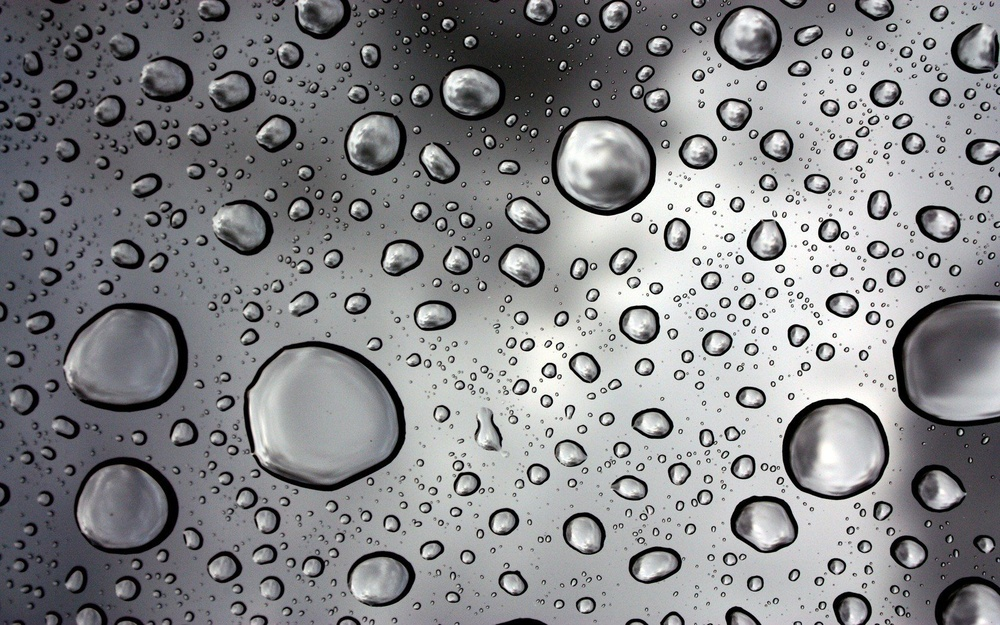
#> input picture images/input.jpg, 1000 x 625 px, shrunk from 1680 x 1050 before the run, found by its file name
$ python main.py
#> lines starting #> are read from the running program, lines starting #| are printed output that depends on the picture; after the words box and inside, x2 and y2 are one past the last pixel; in counts of white or black regions, pixels touching at a corner belong together
#> in process_image, image is the input picture: shape (625, 1000, 3); mean B, G, R 137.2, 134.6, 134.1
### app/contour_detection.py
import cv2
import numpy as np
from PIL import Image

def detect_contours(image):
    gray_image = cv2.cvtColor(image, cv2.COLOR_BGR2GRAY)

    # Apply a Gaussian blur to the image
    blurred_image = cv2.GaussianBlur(gray_image, (5, 5), 0)

    # Detect edges using Canny edge detection
    edges = cv2.Canny(blurred_image, 50, 150)
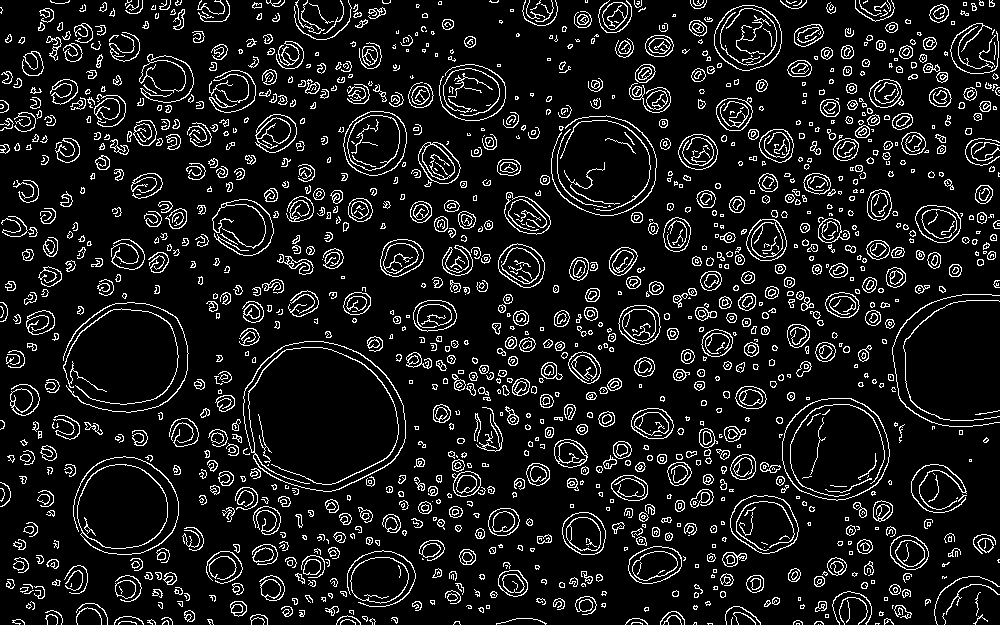
#> edges: shape (625, 1000); 10.1% white in thin lines or dots

    # Find contours
    contours, _ = cv2.findContours(edges, cv2.RETR_EXTERNAL, cv2.CHAIN_APPROX_SIMPLE)
#> contours = 1326 contours, 802 with area under 20; largest, box (x1, y1, x2, y2) and area: (243, 341, 406, 492) 18928, (782, 398, 890, 501) 8692, (73, 456, 179, 555) 6094, (714, 5, 782, 71) 3398, (343, 111, 407, 176) 3198

    return contours

### app/main.py
import cv2
import os
from contour_detection import detect_contours

def process_image(INPUT_IMAGE, OUTPUT_IMAGE):
    # Load the image
    image = cv2.imread(INPUT_IMAGE)
    if image is None:
        raise FileNotFoundError(f"Input image not found at {input_path}")

    # Detect contours
    contours = detect_contours(image)

    # Draw the contours on the original image
    contour_image = image.copy()
    cv2.drawContours(contour_image, contours, -1, (0, 255, 0), 2)
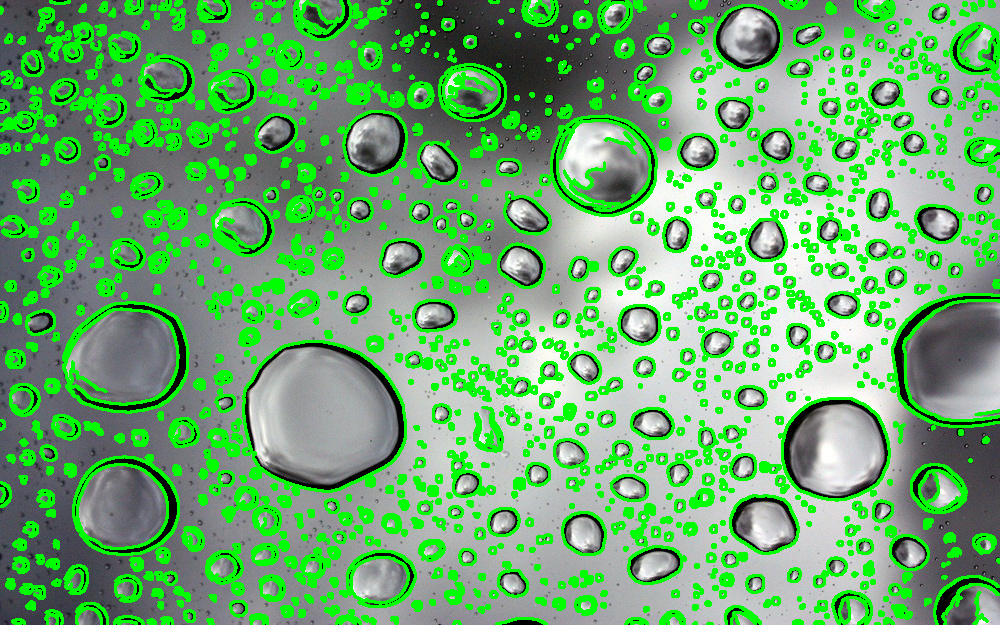
#> contour_image: shape (625, 1000, 3); mean B, G, R 110.3, 170.3, 107.8

    # Save the processed image
    cv2.imwrite(OUTPUT_IMAGE, contour_image)

if __name__ == "__main__":
    INPUT_IMAGE = "images/input.jpg"
    OUTPUT_IMAGE = "images/output.jpg"
    process_image(INPUT_IMAGE, OUTPUT_IMAGE)
    print(f"Processed image saved at {OUTPUT_IMAGE}")
